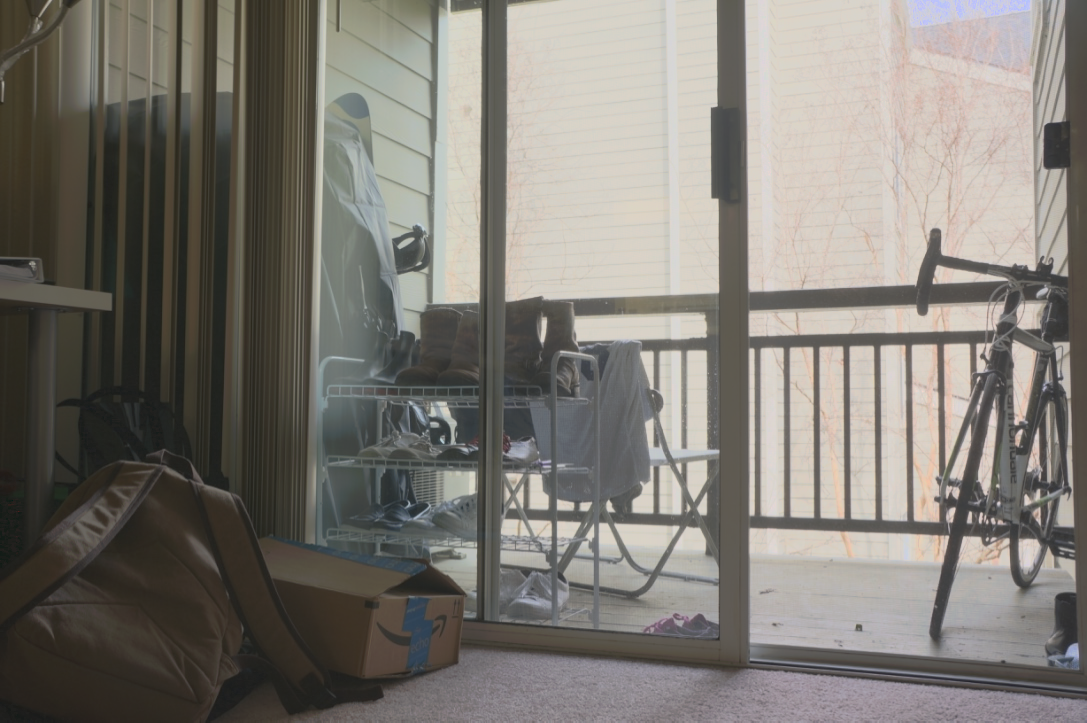
#> input picture whatweuse/hello.png.png, 1087 x 723 px
$ python -i HDR-playground.py   (imports and definitions only)
#> lines starting #> are read from the running program, lines starting #| are printed output that depends on the picture
# coding: utf-8

import os
import sys
import cv2
import math
import numpy as np
import matplotlib.pyplot as plt
import matplotlib.image as mpimg
import random
import cProfile
import constant
from localtonemap.tonemap import tonemap


# [16 lines left out: function load_exposures, not called in this run]

# MTB implementation
def median_threshold_bitmap_alignment(img_list):
    median = [np.median(img) for img in img_list]
#> median = 723 values, max 189 at index 206, min 67 at index 662, mean 125.4
    binary_thres_img = [cv2.threshold(img_list[i], median[i], 255, cv2.THRESH_BINARY)[1] for i in range(len(img_list))]
#> binary_thres_img = 723 items
    mask_img = [cv2.inRange(img_list[i], median[i]-20, median[i]+20) for i in range(len(img_list))]
#> mask_img = 723 items

    plt.imshow(mask_img[0], cmap='gray')
    plt.show()
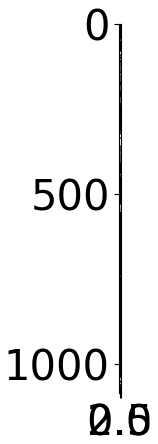
#> figure drawn by matplotlib, 1 panel

    max_offset = np.max(img_list[0].shape)
#> max_offset = 1087
    levels = 5

    global_offset = []
    for i in range(0, len(img_list)):
        offset = [[0,0]]
        for level in range(levels, -1, -1):
            scaled_img = cv2.resize(binary_thres_img[i], (0, 0), fx=1/(2**level), fy=1/(2**level))
            ground_img = cv2.resize(binary_thres_img[0], (0, 0), fx=1/(2**level), fy=1/(2**level))
            ground_mask = cv2.resize(mask_img[0], (0, 0), fx=1/(2**level), fy=1/(2**level))
            mask = cv2.resize(mask_img[i], (0, 0), fx=1/(2**level), fy=1/(2**level))

            level_offset = [0, 0]
            diff = float('Inf')
            for y in [-1, 0, 1]:
                for x in [-1, 0, 1]:
                    off = [offset[-1][0]*2+y, offset[-1][1]*2+x]
                    error = 0
                    for row in range(ground_img.shape[0]):
                        for col in range(ground_img.shape[1]):
                            if off[1]+col < 0 or off[0]+row < 0 or off[1]+col >= ground_img.shape[1] or off[0]+row >= ground_img.shape[1]:
                                continue
                            if ground_mask[row][col] == 255:
                                continue
                            error += 1 if ground_img[row][col] != scaled_img[y+off[0]][x+off[1]] else 0
                    if error < diff:
                        level_offset = off
                        diff = error
            offset += [level_offset]
        global_offset += [offset[-1]]
#> this loop made 1 pass
#> after the loop, global_offset = []
    return global_offset


# [153 lines left out: functions hdr_debvec, response_curve_solver, construct_radiance_map, construct_hdr, hdr2ldr, reinhard and 2 more, not called in this run]


# main
# [57 lines not run here, left out]

>>> import cv2
>>> picture = cv2.cvtColor(cv2.imread('hello.png.png'), cv2.COLOR_BGR2RGB)
#> (the run stopped early here; a loop or call above may not have finished)

$ run again, on whatweuse/taipei.hdr.png
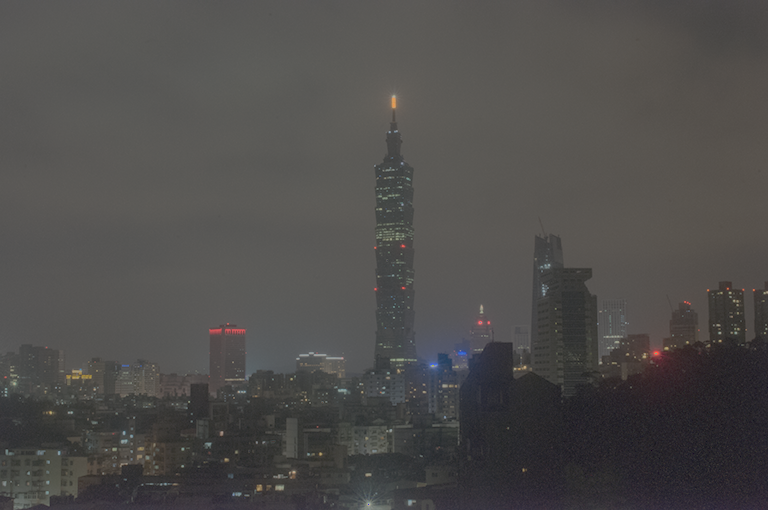
#> input picture whatweuse/taipei.hdr.png, 768 x 510 px
#> median = 510 values, max 88 at index 39, min 49 at index 476, mean 78.06
#> binary_thres_img = 510 items
#> in median_threshold_bitmap_alignment, `plt.show()`:
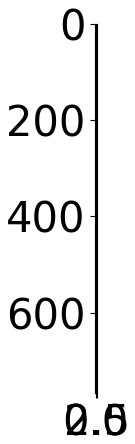
#> figure drawn by matplotlib, 1 panel
#> the loop in median_threshold_bitmap_alignment, `for i in range(0, len(img_list)):` made 1 pass
#> after the loop in median_threshold_bitmap_alignment, `for i in range(0, len(img_list)):`: global_offset = []
